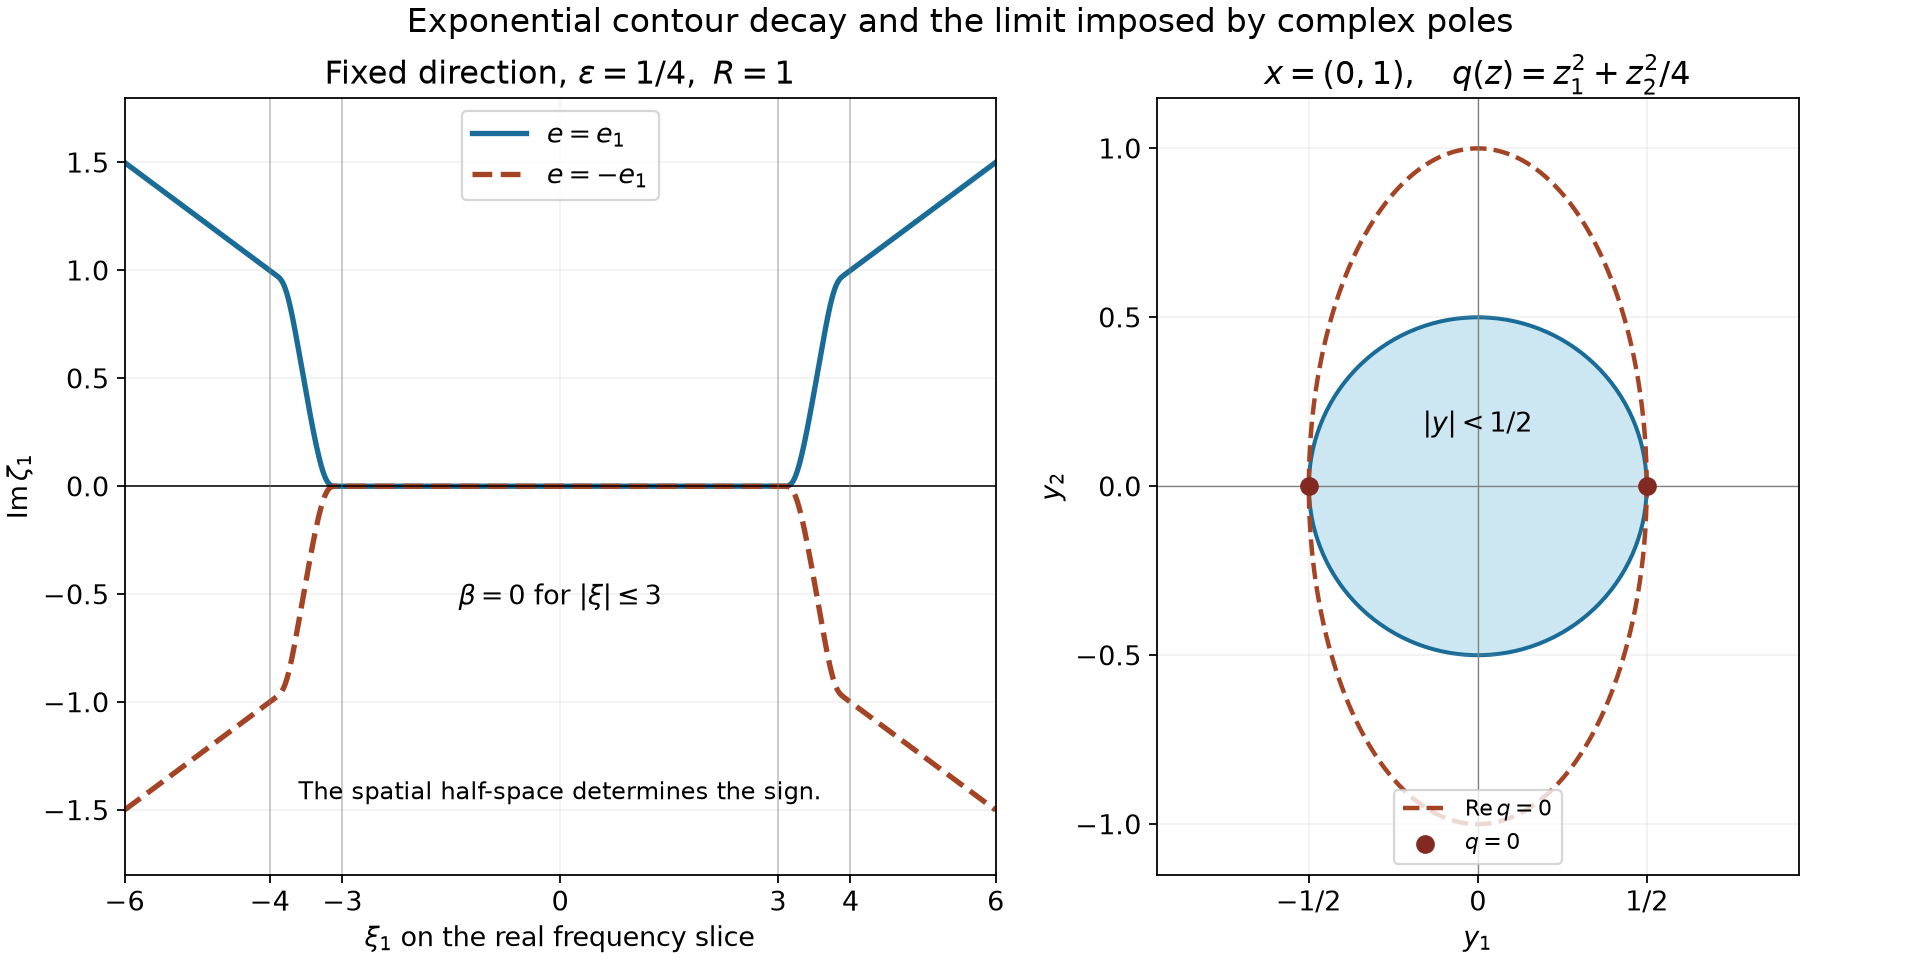

Write the Python code that produced this figure.
"""Contour geometry and exact complex zeros; original figure, CC0.
GPT-6 Astra (OpenAI). AN01-U137 A4-A6 and Exercises11-12.
"""
from pathlib import Path
import numpy as np
import matplotlib
matplotlib.use('Agg')
import matplotlib.pyplot as plt
from matplotlib.patches import Circle
out=Path(__file__).resolve().parent
if out.name=='work':out=out/'advanced-U189-20261022/new'
out.mkdir(parents=True,exist_ok=True)
plt.rcParams.update({'font.size':12,'svg.hashsalt':'AN01-elliptic-contours-and-complex-poles'})
fig,axes=plt.subplots(1,2,figsize=(12,6),layout='constrained')
u=np.linspace(-6,6,1601);r=np.abs(u)
def flat(t):
    a=np.zeros_like(t);mask=t>0;a[mask]=np.exp(-1/t[mask]);return a
v=flat(r-3);w=flat(4-r);beta=v/(v+w)
curve=.25*r*beta
axes[0].plot(u,curve,lw=2.4,color='#196b98',label=r'$e=e_1$')
axes[0].plot(u,-curve,lw=2.4,color='#a44425',ls='--',label=r'$e=-e_1$')
axes[0].axhline(0,lw=.7,color='black')
for a in [-4,-3,3,4]:axes[0].axvline(a,lw=.8,color='gray',alpha=.4)
axes[0].set(xlabel=r'$\xi_1$ on the real frequency slice',ylabel=r'$\operatorname{Im}\zeta_1$',
            title=r'Fixed direction, $\varepsilon=1/4,\ R=1$',xlim=(-6,6),ylim=(-1.8,1.8))
axes[0].set_xticks([-6,-4,-3,0,3,4,6]);axes[0].legend(loc='upper center')
axes[0].text(0,-.55,r'$\beta=0$ for $|\xi|\leq3$',ha='center')
axes[0].text(0,-1.45,'The spatial half-space determines the sign.',ha='center',fontsize=11)
a=np.linspace(0,2*np.pi,801)
axes[1].add_patch(Circle((0,0),.5,facecolor='#cce7f2',edgecolor='#196b98',lw=1.8))
axes[1].plot(.5*np.cos(a),np.sin(a),color='#a44425',lw=2,ls='--',label=r'$\operatorname{Re}q=0$')
axes[1].scatter([-.5,.5],[0,0],color='#822a22',s=55,zorder=5,label=r'$q=0$')
axes[1].axhline(0,lw=.6,color='gray');axes[1].axvline(0,lw=.6,color='gray')
axes[1].set(xlabel=r'$y_1$',ylabel=r'$y_2$',title=r'$x=(0,1),\quad q(z)=z_1^2+z_2^2/4$',
            xlim=(-.95,.95),ylim=(-1.15,1.15),aspect='equal')
axes[1].set_xticks([-.5,0,.5],[r'$-1/2$','0',r'$1/2$'])
axes[1].text(0,.16,r'$|y|<1/2$',ha='center',fontsize=12)
axes[1].legend(loc='lower center',fontsize=10)
for ax in axes:ax.grid(alpha=.16)
fig.suptitle('Exponential contour decay and the limit imposed by complex poles',fontsize=15)
for ext in ['png','svg']:
    p=out/('elliptic-contours-and-complex-poles.'+ext)
    fig.savefig(p,dpi=160,metadata={'Date':None} if ext=='svg' else {})
    if ext=='svg':p.write_text('\n'.join(line.rstrip() for line in p.read_text().splitlines())+'\n',encoding='utf-8',newline='\n')
if out.name=='new':(out/'elliptic-contours-and-complex-poles.py').write_bytes(Path(__file__).read_bytes())
